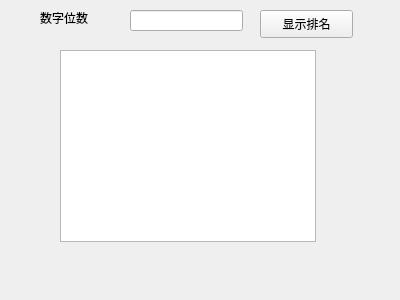
<?xml version="1.0" encoding="UTF-8"?>
<ui version="4.0">
 <class>rank</class>
 <widget class="QWidget" name="rank">
  <property name="geometry">
   <rect>
    <x>0</x>
    <y>0</y>
    <width>400</width>
    <height>300</height>
   </rect>
  </property>
  <property name="windowTitle">
   <string>Form</string>
  </property>
  <widget class="QTableWidget" name="tableWidget">
   <property name="geometry">
    <rect>
     <x>60</x>
     <y>50</y>
     <width>256</width>
     <height>192</height>
    </rect>
   </property>
  </widget>
  <widget class="QLabel" name="label">
   <property name="geometry">
    <rect>
     <x>40</x>
     <y>10</y>
     <width>72</width>
     <height>15</height>
    </rect>
   </property>
   <property name="text">
    <string>数字位数</string>
   </property>
  </widget>
  <widget class="QLineEdit" name="lineEdit">
   <property name="geometry">
    <rect>
     <x>130</x>
     <y>10</y>
     <width>113</width>
     <height>21</height>
    </rect>
   </property>
  </widget>
  <widget class="QPushButton" name="pushButton">
   <property name="geometry">
    <rect>
     <x>260</x>
     <y>10</y>
     <width>93</width>
     <height>28</height>
    </rect>
   </property>
   <property name="text">
    <string>显示排名</string>
   </property>
  </widget>
 </widget>
 <resources/>
 <connections/>
</ui>
